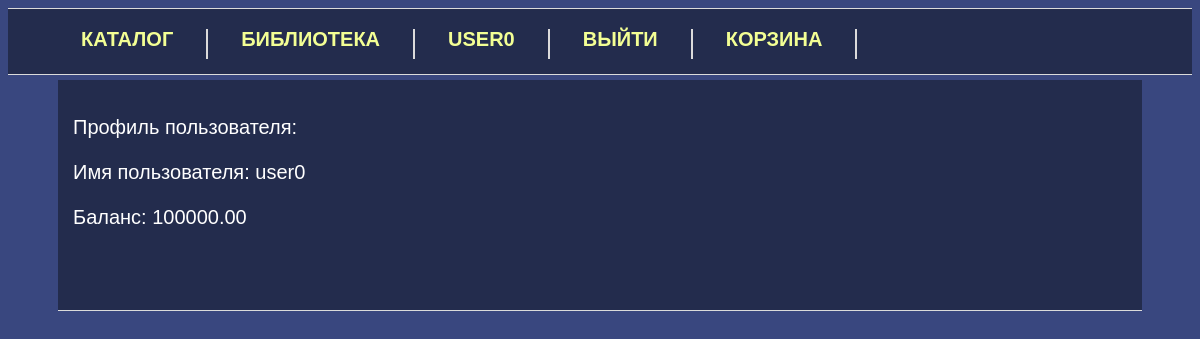
Page /shop/profile/ (signed in) on the earlier database version.
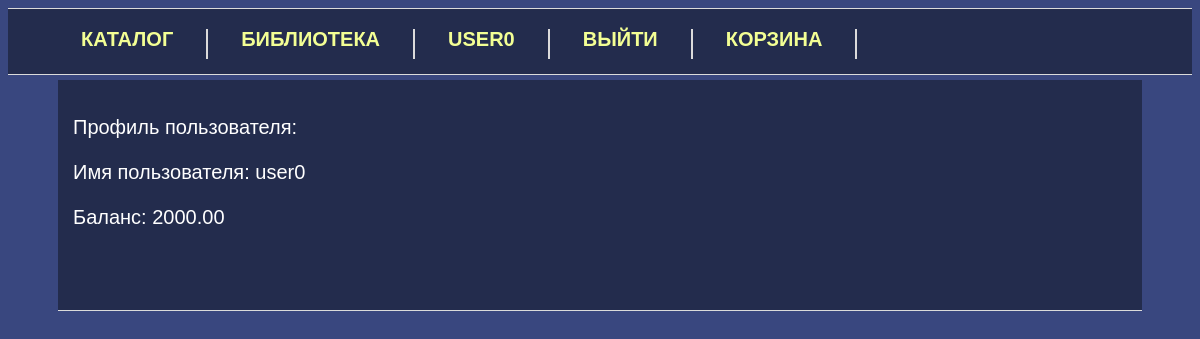
Same page on the later database version.
### shop/models.py (models this page shows, shortened)
class UserProfile(models.Model):
    user = models.OneToOneField(User, verbose_name='Пользователь', on_delete=models.CASCADE)
    balance = models.DecimalField(verbose_name='Баланс',  max_digits=10, decimal_places=2)
    class Meta:
        verbose_name = 'Профиль пользователя'
        verbose_name_plural = 'Профили пользователей'

### shop/views.py (the view)
# urls.py: path("profile/", views.UserView.as_view(), name="profile"),
class UserView(View):
    def get(self, request):
        current_user = request.user
        userProfile = UserProfile.objects.get(user=current_user.id)
        context = {
            'username': current_user.username,
            'balance': userProfile.balance
        }
        return render(request, "shop/profile.html", {'context': context})

### shop/templates/shop/profile.html (shortened to what this page needs)
{% extends "shop/components/navigationBar.html" %}
{% block content %}
<div class="main_div">
    <div class="gamePanel">
        <p>Профиль пользователя:</p>
        <p>Имя пользователя: {{ context.username }}</p>
        <p>Баланс: {{ context.balance }}</p>
    </div>
</div>
{% endblock content %}

Differences in the rows shown:
changed UserProfile: balance "100000.00" → "2000.00"
